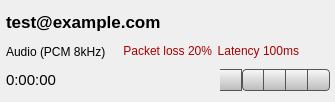
<?xml version="1.0" encoding="UTF-8"?>
<ui version="4.0">
 <class>session</class>
 <widget class="QWidget" name="session">
  <property name="geometry">
   <rect>
    <x>0</x>
    <y>0</y>
    <width>335</width>
    <height>102</height>
   </rect>
  </property>
  <property name="windowTitle">
   <string>Session</string>
  </property>
  <layout class="QVBoxLayout" name="session_layout">
   <property name="spacing">
    <number>0</number>
   </property>
   <property name="leftMargin">
    <number>5</number>
   </property>
   <property name="topMargin">
    <number>4</number>
   </property>
   <property name="rightMargin">
    <number>5</number>
   </property>
   <property name="bottomMargin">
    <number>4</number>
   </property>
   <item>
    <layout class="QHBoxLayout" name="address_layout">
     <property name="spacing">
      <number>0</number>
     </property>
     <property name="leftMargin">
      <number>1</number>
     </property>
     <property name="rightMargin">
      <number>1</number>
     </property>
     <item>
      <widget class="QLabel" name="address_label">
       <property name="sizePolicy">
        <sizepolicy hsizetype="Expanding" vsizetype="Preferred">
         <horstretch>0</horstretch>
         <verstretch>0</verstretch>
        </sizepolicy>
       </property>
       <property name="font">
        <font>
         <pointsize>13</pointsize>
         <weight>75</weight>
         <bold>true</bold>
        </font>
       </property>
       <property name="text">
        <string>test@example.com</string>
       </property>
      </widget>
     </item>
     <item>
      <widget class="QLabel" name="normalizer">
       <property name="minimumSize">
        <size>
         <width>0</width>
         <height>15</height>
        </size>
       </property>
       <property name="maximumSize">
        <size>
         <width>1</width>
         <height>15</height>
        </size>
       </property>
       <property name="alignment">
        <set>Qt::AlignCenter</set>
       </property>
      </widget>
     </item>
     <item>
      <widget class="QLabel" name="tls_label">
       <property name="sizePolicy">
        <sizepolicy hsizetype="Minimum" vsizetype="Preferred">
         <horstretch>0</horstretch>
         <verstretch>0</verstretch>
        </sizepolicy>
       </property>
       <property name="minimumSize">
        <size>
         <width>25</width>
         <height>25</height>
        </size>
       </property>
       <property name="maximumSize">
        <size>
         <width>25</width>
         <height>25</height>
        </size>
       </property>
       <property name="toolTip">
        <string>Session is encrypted using TLS</string>
       </property>
       <property name="frameShadow">
        <enum>QFrame::Sunken</enum>
       </property>
       <property name="pixmap">
        <pixmap>icons/lock-blue-12.svg</pixmap>
       </property>
       <property name="alignment">
        <set>Qt::AlignCenter</set>
       </property>
      </widget>
     </item>
    </layout>
   </item>
   <item>
    <layout class="QHBoxLayout" name="stream_layout">
     <property name="spacing">
      <number>5</number>
     </property>
     <property name="leftMargin">
      <number>1</number>
     </property>
     <property name="rightMargin">
      <number>1</number>
     </property>
     <item>
      <widget class="StreamInfoLabel" name="stream_info_label">
       <property name="sizePolicy">
        <sizepolicy hsizetype="Expanding" vsizetype="Preferred">
         <horstretch>0</horstretch>
         <verstretch>0</verstretch>
        </sizepolicy>
       </property>
       <property name="text">
        <string>Audio (PCM 8kHz)</string>
       </property>
      </widget>
     </item>
     <item>
      <widget class="QLabel" name="normalizer_2">
       <property name="minimumSize">
        <size>
         <width>0</width>
         <height>15</height>
        </size>
       </property>
       <property name="maximumSize">
        <size>
         <width>1</width>
         <height>15</height>
        </size>
       </property>
       <property name="alignment">
        <set>Qt::AlignCenter</set>
       </property>
      </widget>
     </item>
     <item>
      <widget class="PacketLossLabel" name="packet_loss_label">
       <property name="sizePolicy">
        <sizepolicy hsizetype="Minimum" vsizetype="Preferred">
         <horstretch>0</horstretch>
         <verstretch>0</verstretch>
        </sizepolicy>
       </property>
       <property name="minimumSize">
        <size>
         <width>0</width>
         <height>14</height>
        </size>
       </property>
       <property name="maximumSize">
        <size>
         <width>16777215</width>
         <height>14</height>
        </size>
       </property>
       <property name="palette">
        <palette>
         <active>
          <colorrole role="WindowText">
           <brush brushstyle="SolidPattern">
            <color alpha="255">
             <red>170</red>
             <green>0</green>
             <blue>0</blue>
            </color>
           </brush>
          </colorrole>
          <colorrole role="Text">
           <brush brushstyle="SolidPattern">
            <color alpha="255">
             <red>170</red>
             <green>0</green>
             <blue>0</blue>
            </color>
           </brush>
          </colorrole>
         </active>
         <inactive>
          <colorrole role="WindowText">
           <brush brushstyle="SolidPattern">
            <color alpha="255">
             <red>170</red>
             <green>0</green>
             <blue>0</blue>
            </color>
           </brush>
          </colorrole>
          <colorrole role="Text">
           <brush brushstyle="SolidPattern">
            <color alpha="255">
             <red>170</red>
             <green>0</green>
             <blue>0</blue>
            </color>
           </brush>
          </colorrole>
         </inactive>
         <disabled>
          <colorrole role="WindowText">
           <brush brushstyle="SolidPattern">
            <color alpha="255">
             <red>118</red>
             <green>118</green>
             <blue>117</blue>
            </color>
           </brush>
          </colorrole>
          <colorrole role="Text">
           <brush brushstyle="SolidPattern">
            <color alpha="255">
             <red>118</red>
             <green>118</green>
             <blue>117</blue>
            </color>
           </brush>
          </colorrole>
         </disabled>
        </palette>
       </property>
       <property name="font">
        <font>
         <pointsize>9</pointsize>
        </font>
       </property>
       <property name="text">
        <string>Packet loss 20%</string>
       </property>
       <property name="alignment">
        <set>Qt::AlignRight|Qt::AlignTrailing|Qt::AlignVCenter</set>
       </property>
      </widget>
     </item>
     <item>
      <widget class="LatencyLabel" name="latency_label">
       <property name="sizePolicy">
        <sizepolicy hsizetype="Minimum" vsizetype="Preferred">
         <horstretch>0</horstretch>
         <verstretch>0</verstretch>
        </sizepolicy>
       </property>
       <property name="minimumSize">
        <size>
         <width>0</width>
         <height>14</height>
        </size>
       </property>
       <property name="maximumSize">
        <size>
         <width>16777215</width>
         <height>14</height>
        </size>
       </property>
       <property name="palette">
        <palette>
         <active>
          <colorrole role="WindowText">
           <brush brushstyle="SolidPattern">
            <color alpha="255">
             <red>170</red>
             <green>0</green>
             <blue>0</blue>
            </color>
           </brush>
          </colorrole>
          <colorrole role="Text">
           <brush brushstyle="SolidPattern">
            <color alpha="255">
             <red>170</red>
             <green>0</green>
             <blue>0</blue>
            </color>
           </brush>
          </colorrole>
         </active>
         <inactive>
          <colorrole role="WindowText">
           <brush brushstyle="SolidPattern">
            <color alpha="255">
             <red>170</red>
             <green>0</green>
             <blue>0</blue>
            </color>
           </brush>
          </colorrole>
          <colorrole role="Text">
           <brush brushstyle="SolidPattern">
            <color alpha="255">
             <red>170</red>
             <green>0</green>
             <blue>0</blue>
            </color>
           </brush>
          </colorrole>
         </inactive>
         <disabled>
          <colorrole role="WindowText">
           <brush brushstyle="SolidPattern">
            <color alpha="255">
             <red>118</red>
             <green>118</green>
             <blue>117</blue>
            </color>
           </brush>
          </colorrole>
          <colorrole role="Text">
           <brush brushstyle="SolidPattern">
            <color alpha="255">
             <red>118</red>
             <green>118</green>
             <blue>117</blue>
            </color>
           </brush>
          </colorrole>
         </disabled>
        </palette>
       </property>
       <property name="font">
        <font>
         <pointsize>9</pointsize>
        </font>
       </property>
       <property name="text">
        <string>Latency 100ms</string>
       </property>
       <property name="alignment">
        <set>Qt::AlignRight|Qt::AlignTrailing|Qt::AlignVCenter</set>
       </property>
      </widget>
     </item>
     <item>
      <widget class="QLabel" name="srtp_label">
       <property name="minimumSize">
        <size>
         <width>25</width>
         <height>25</height>
        </size>
       </property>
       <property name="maximumSize">
        <size>
         <width>25</width>
         <height>25</height>
        </size>
       </property>
       <property name="toolTip">
        <string>Media is encrypted using SRTP</string>
       </property>
       <property name="pixmap">
        <pixmap>icons/lock-orange-12.svg</pixmap>
       </property>
       <property name="alignment">
        <set>Qt::AlignCenter</set>
       </property>
      </widget>
     </item>
    </layout>
   </item>
   <item>
    <layout class="QHBoxLayout" name="bottom_layout">
     <property name="spacing">
      <number>7</number>
     </property>
     <property name="leftMargin">
      <number>1</number>
     </property>
     <item>
      <widget class="DurationLabel" name="duration_label">
       <property name="font">
        <font>
         <pointsize>11</pointsize>
        </font>
       </property>
       <property name="text">
        <string>0:00:00</string>
       </property>
      </widget>
     </item>
     <item>
      <widget class="StatusLabel" name="status_label">
       <property name="sizePolicy">
        <sizepolicy hsizetype="Expanding" vsizetype="Preferred">
         <horstretch>0</horstretch>
         <verstretch>0</verstretch>
        </sizepolicy>
       </property>
      </widget>
     </item>
     <item>
      <layout class="QHBoxLayout" name="button_layout">
       <property name="spacing">
        <number>0</number>
       </property>
       <item>
        <widget class="SegmentButton" name="info_button">
         <property name="minimumSize">
          <size>
           <width>22</width>
           <height>22</height>
          </size>
         </property>
         <property name="maximumSize">
          <size>
           <width>22</width>
           <height>22</height>
          </size>
         </property>
         <property name="toolTip">
          <string>Show session info panel</string>
         </property>
         <property name="styleSheet">
          <string>QToolButton {
	background: qlineargradient(x1:0, y1:0, x2:0, y2:1, stop:0 #fafafa, stop:1 #bababa);
	border-color: #545454;
	border-width: 1px;
	border-left-width: 0px;
	border-style: solid;
}

QToolButton:pressed {
	background: qradialgradient(cx:0.5, cy:0.5, radius:1, fx:0.5, fy:0.5, stop:0 #dddddd, stop:1 #777777);
	border-style: inset;
}
</string>
         </property>
         <property name="icon">
          <iconset>
           <normaloff>icons/info16.svg</normaloff>
           <normalon>icons/info16.svg</normalon>icons/info16.svg</iconset>
         </property>
         <property name="iconSize">
          <size>
           <width>12</width>
           <height>12</height>
          </size>
         </property>
         <property name="checkable">
          <bool>true</bool>
         </property>
         <property name="autoRaise">
          <bool>true</bool>
         </property>
        </widget>
       </item>
       <item>
        <widget class="SegmentButton" name="mute_button">
         <property name="minimumSize">
          <size>
           <width>22</width>
           <height>22</height>
          </size>
         </property>
         <property name="maximumSize">
          <size>
           <width>22</width>
           <height>22</height>
          </size>
         </property>
         <property name="toolTip">
          <string>Mute this participant</string>
         </property>
         <property name="styleSheet">
          <string>QToolButton {
	background: qlineargradient(x1:0, y1:0, x2:0, y2:1, stop:0 #fafafa, stop:1 #bababa);
	border-color: #545454;
	border-top-left-radius: 4px;
	border-bottom-left-radius: 4px;
	border-width: 1px;
	border-style: solid;
}

QToolButton:pressed {
	background: qradialgradient(cx:0.5, cy:0.5, radius:1, fx:0.5, fy:0.5, stop:0 #dddddd, stop:1 #777777);
	border-style: inset;
}
</string>
         </property>
         <property name="icon">
          <iconset>
           <normaloff>icons/mic12-on.svg</normaloff>
           <normalon>icons/mic12-off.svg</normalon>icons/mic12-on.svg</iconset>
         </property>
         <property name="iconSize">
          <size>
           <width>12</width>
           <height>12</height>
          </size>
         </property>
         <property name="checkable">
          <bool>true</bool>
         </property>
         <property name="autoRaise">
          <bool>true</bool>
         </property>
        </widget>
       </item>
       <item>
        <widget class="SegmentButton" name="hold_button">
         <property name="minimumSize">
          <size>
           <width>22</width>
           <height>22</height>
          </size>
         </property>
         <property name="maximumSize">
          <size>
           <width>22</width>
           <height>22</height>
          </size>
         </property>
         <property name="toolTip">
          <string>Hold the call</string>
         </property>
         <property name="styleSheet">
          <string>QToolButton {
	background: qlineargradient(x1:0, y1:0, x2:0, y2:1, stop:0 #fafafa, stop:1 #bababa);
	border-color: #545454;
	border-width: 1px;
	border-left-width: 0px;
	border-style: solid;
}

QToolButton:pressed {
	background: qradialgradient(cx:0.5, cy:0.5, radius:1, fx:0.5, fy:0.5, stop:0 #dddddd, stop:1 #777777);
	border-style: inset;
}
</string>
         </property>
         <property name="icon">
          <iconset>
           <normaloff>icons/pause12.svg</normaloff>
           <normalon>icons/paused12.svg</normalon>icons/pause12.svg</iconset>
         </property>
         <property name="iconSize">
          <size>
           <width>12</width>
           <height>12</height>
          </size>
         </property>
         <property name="checkable">
          <bool>true</bool>
         </property>
         <property name="autoRaise">
          <bool>true</bool>
         </property>
        </widget>
       </item>
       <item>
        <widget class="RecordButton" name="record_button">
         <property name="minimumSize">
          <size>
           <width>22</width>
           <height>22</height>
          </size>
         </property>
         <property name="maximumSize">
          <size>
           <width>22</width>
           <height>22</height>
          </size>
         </property>
         <property name="toolTip">
          <string>Record this call</string>
         </property>
         <property name="styleSheet">
          <string>QToolButton {
	background: qlineargradient(x1:0, y1:0, x2:0, y2:1, stop:0 #fafafa, stop:1 #bababa);
	border-color: #545454;
	border-width: 1px;
	border-left-width: 0px;
	border-style: solid;
}

QToolButton:pressed {
	background: qradialgradient(cx:0.5, cy:0.5, radius:1, fx:0.5, fy:0.5, stop:0 #dddddd, stop:1 #777777);
	border-style: inset;
}
</string>
         </property>
         <property name="icon">
          <iconset>
           <normaloff>icons/record12.svg</normaloff>
           <normalon>icons/recording12.svg</normalon>icons/record12.svg</iconset>
         </property>
         <property name="iconSize">
          <size>
           <width>12</width>
           <height>12</height>
          </size>
         </property>
         <property name="checkable">
          <bool>true</bool>
         </property>
         <property name="autoRaise">
          <bool>true</bool>
         </property>
        </widget>
       </item>
       <item>
        <widget class="SegmentButton" name="hangup_button">
         <property name="minimumSize">
          <size>
           <width>22</width>
           <height>22</height>
          </size>
         </property>
         <property name="maximumSize">
          <size>
           <width>22</width>
           <height>22</height>
          </size>
         </property>
         <property name="toolTip">
          <string>Hangup</string>
         </property>
         <property name="styleSheet">
          <string>QToolButton {
	background: qlineargradient(x1:0, y1:0, x2:0, y2:1, stop:0 #fafafa, stop:1 #bababa);
	border-color: #545454;
	border-top-right-radius: 4px;
	border-bottom-right-radius: 4px;
	border-width: 1px;
	border-left-width: 0px;
	border-style: solid;
}

QToolButton:pressed {
	background: qradialgradient(cx:0.5, cy:0.5, radius:1, fx:0.5, fy:0.5, stop:0 #dddddd, stop:1 #777777);
	border-style: inset;
}
</string>
         </property>
         <property name="icon">
          <iconset>
           <normaloff>icons/handset12-red.svg</normaloff>icons/handset12-red.svg</iconset>
         </property>
         <property name="iconSize">
          <size>
           <width>12</width>
           <height>12</height>
          </size>
         </property>
         <property name="autoRaise">
          <bool>true</bool>
         </property>
        </widget>
       </item>
      </layout>
     </item>
    </layout>
   </item>
  </layout>
 </widget>
 <customwidgets>
  <customwidget>
   <class>DurationLabel</class>
   <extends>QLabel</extends>
   <header>blink.widgets.labels</header>
  </customwidget>
  <customwidget>
   <class>SegmentButton</class>
   <extends>QToolButton</extends>
   <header>blink.widgets.buttons</header>
  </customwidget>
  <customwidget>
   <class>StreamInfoLabel</class>
   <extends>QLabel</extends>
   <header>blink.widgets.labels</header>
  </customwidget>
  <customwidget>
   <class>LatencyLabel</class>
   <extends>QLabel</extends>
   <header>blink.widgets.labels</header>
  </customwidget>
  <customwidget>
   <class>PacketLossLabel</class>
   <extends>QLabel</extends>
   <header>blink.widgets.labels</header>
  </customwidget>
  <customwidget>
   <class>StatusLabel</class>
   <extends>QLabel</extends>
   <header>blink.widgets.labels</header>
  </customwidget>
  <customwidget>
   <class>RecordButton</class>
   <extends>QToolButton</extends>
   <header>blink.widgets.buttons</header>
  </customwidget>
 </customwidgets>
 <resources/>
 <connections/>
</ui>
